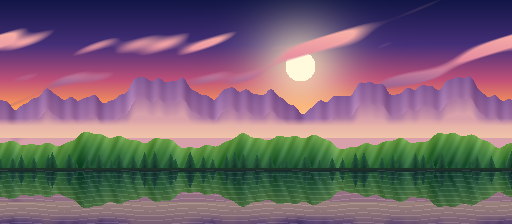
#> input picture crates/tg16-core/toys/photo/assets/lake.png, 512 x 224 px
$ python build_art.py
#> lines starting #> are read from the running program, lines starting #| are printed output that depends on the picture
"""Cut the TG16 photo toy's panorama into the two halves this SNES port imports.

  python3 compare/snes/photo/build_art.py

Source: crates/tg16-core/toys/photo/assets/lake.png (512x224). A SNES BG map
entry has a 10-bit tile number, so one layer can address 1024 tiles; the
whole photo needs about 1400 unique ones. The port therefore puts the left
half on BG1 and the right half on BG2 (each about 700 tiles, each with its
own character base), side by side in two 64x32 maps. Both halves go through
the stock SNES importer unchanged.
"""
import os
from PIL import Image

HERE = os.path.dirname(os.path.abspath(__file__))
SRC = os.path.join(HERE, "..", "..", "..", "crates", "tg16-core", "toys", "photo", "assets", "lake.png")

im = Image.open(SRC).convert("RGB")
#> im is the input picture: PIL image 512x224 RGB; mean R, G, B 119.3, 100.5, 112
assert im.size == (512, 224), im.size
os.makedirs(os.path.join(HERE, "assets"), exist_ok=True)
im.crop((0, 0, 256, 224)).save(os.path.join(HERE, "assets", "lake_left.png"), optimize=True)
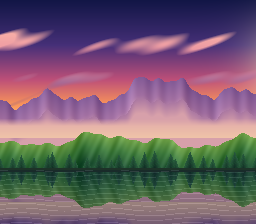
#> saved as lake_left.png: PIL image 256x224 RGB; mean R, G, B 116.1, 95.5, 109.8
im.crop((256, 0, 512, 224)).save(os.path.join(HERE, "assets", "lake_right.png"), optimize=True)
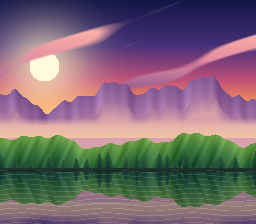
#> saved as lake_right.png: PIL image 256x224 RGB; mean R, G, B 122.6, 105.6, 114.2
